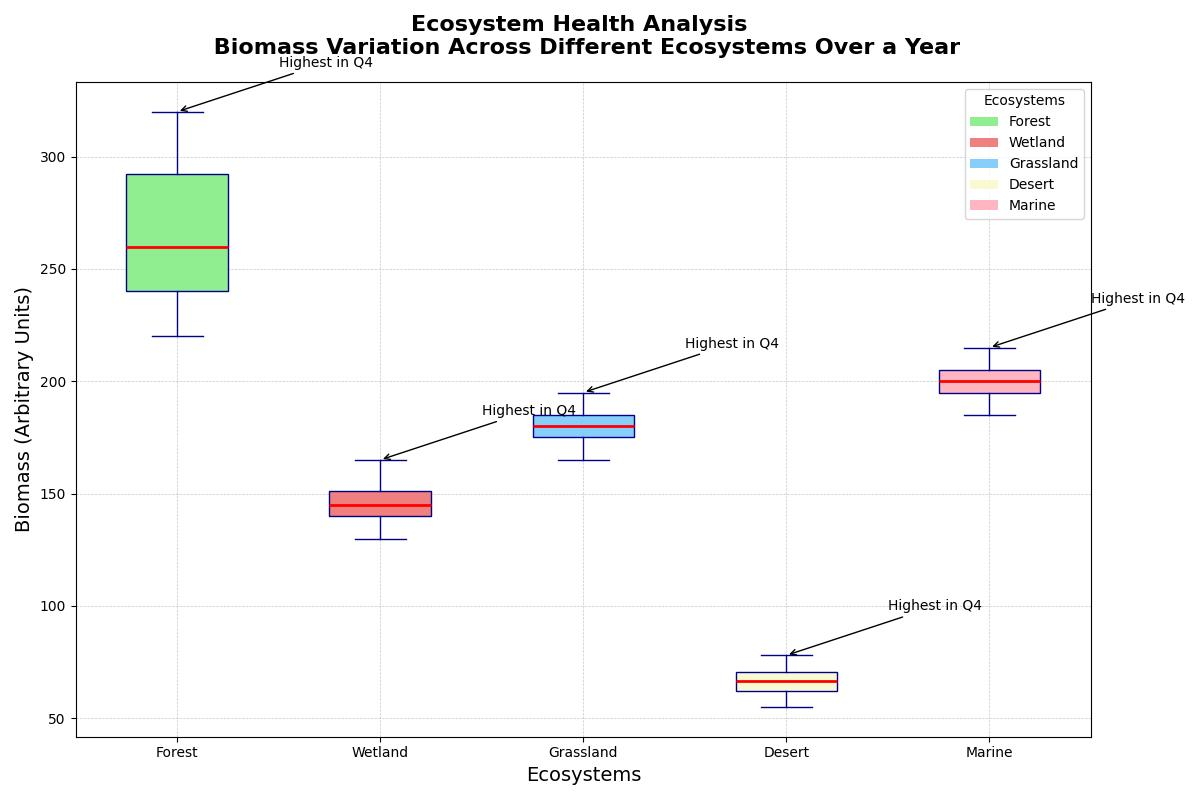

Python code for this plot:
import matplotlib.pyplot as plt
import numpy as np

# Backstory: Analyzing Ecosystem Health Through Biomass Variation
# This study aims to understand the health of different ecosystems (Forest, Wetland, Grassland, Desert, Marine)
# by examining the variations in biomass distributions across these ecosystems over a year.

# Biomass data (in arbitrary units) for each ecosystem over four quarters
forest_biomass = [250, 270, 300, 320, 240, 260, 290, 310, 230, 250, 280, 300, 220, 230, 240, 260]
wetland_biomass = [150, 155, 160, 165, 140, 145, 150, 155, 135, 140, 145, 150, 130, 135, 140, 145]
grassland_biomass = [180, 185, 190, 195, 175, 180, 185, 190, 170, 175, 180, 185, 165, 170, 175, 180]
desert_biomass = [70, 72, 75, 78, 65, 68, 70, 73, 60, 63, 65, 68, 55, 58, 60, 63]
marine_biomass = [200, 205, 210, 215, 195, 200, 205, 210, 190, 195, 200, 205, 185, 190, 195, 200]

# Aggregating data for Box Plot
biomass_data = [
    forest_biomass,
    wetland_biomass,
    grassland_biomass,
    desert_biomass,
    marine_biomass
]

# Labels for each ecosystem
ecosystems = ["Forest", "Wetland", "Grassland", "Desert", "Marine"]

# Create subplots
fig, ax = plt.subplots(1, 1, figsize=(12, 8))

# Plotting the boxplots
boxplots = ax.boxplot(biomass_data, patch_artist=True,
                    boxprops=dict(facecolor='lightblue', color='darkblue'),
                    whiskerprops=dict(color='darkblue'),
                    capprops=dict(color='darkblue'),
                    medianprops=dict(color='red', linewidth=2),
                    flierprops=dict(marker='o', color='red', alpha=0.5))

# Customizing colors for each box
colors = ['lightgreen', 'lightcoral', 'lightskyblue', 'lightgoldenrodyellow', 'lightpink']
for patch, color in zip(boxplots['boxes'], colors):
    patch.set_facecolor(color)

# Adding ecosystem labels
ax.set_xticklabels(ecosystems)

# Titles and labels
ax.set_title('Ecosystem Health Analysis \n Biomass Variation Across Different Ecosystems Over a Year', fontsize=16, fontweight='bold', pad=20)
ax.set_xlabel('Ecosystems', fontsize=14)
ax.set_ylabel('Biomass (Arbitrary Units)', fontsize=14)

# Customizing grid
ax.grid(True, linestyle='--', linewidth=0.5, alpha=0.7)

# Add legend manually
legend_elements = [Patch(facecolor=color, label=ecosystem) for color, ecosystem in zip(colors, ecosystems)]
ax.legend(handles=legend_elements, title='Ecosystems', loc='upper right', fontsize=10)

# Adding annotations for each ecosystem with the maximum variation's quarter
annotations = [
    ('Highest in Q4', forest_biomass.index(320), 320, 'forest'),
    ('Highest in Q4', wetland_biomass.index(165), 165, 'wetland'),
    ('Highest in Q4', grassland_biomass.index(195), 195, 'grassland'),
    ('Highest in Q4', desert_biomass.index(78), 78, 'desert'),
    ('Highest in Q4', marine_biomass.index(215), 215, 'marine'),
]

# Applying the annotations
for text, x, y, ecosystem in annotations:
    ecosystem_idx = ecosystems.index(ecosystem.capitalize())
    ax.annotate(text, xy=(ecosystem_idx + 1, y), xytext=(ecosystem_idx + 1.5, y + 20),
                arrowprops=dict(arrowstyle='->', connectionstyle='arc3', color='black'),
                fontsize=10, color='black')

# Automatically adjust for better appearance
plt.tight_layout()

# Display the plot
plt.show()
